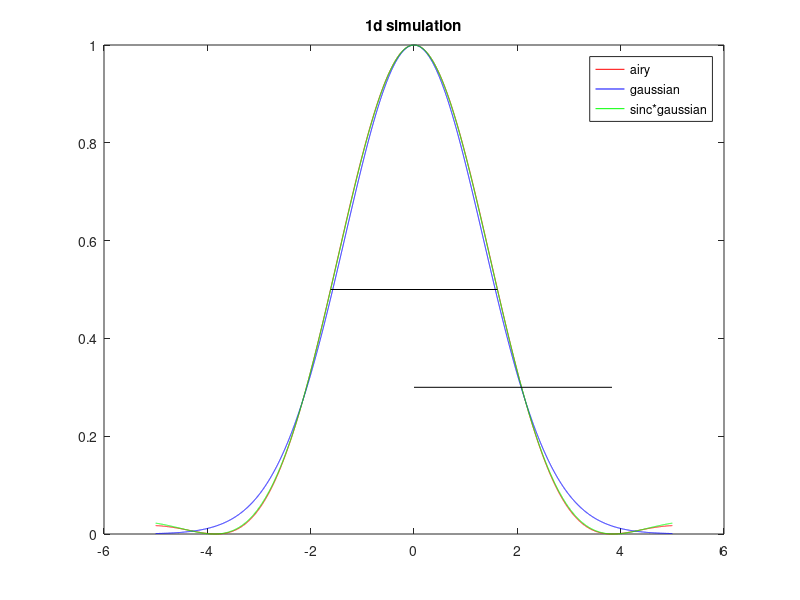
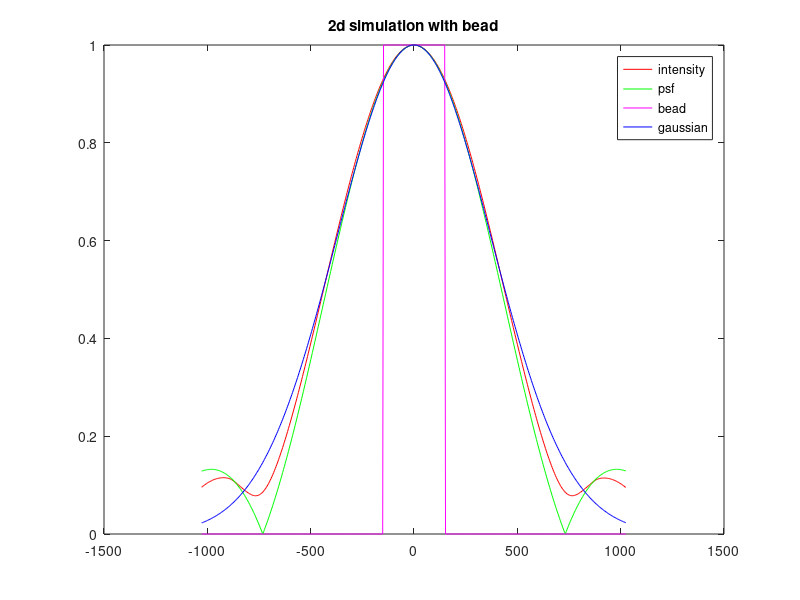
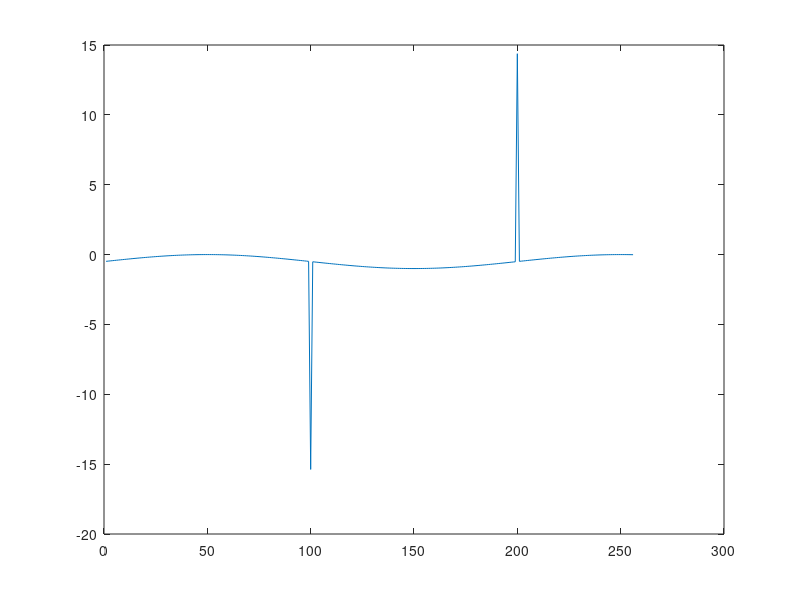

MATLAB code for these plots, in order:
% Fit a Gaussian function to an airy pattern
%
% 
clear all

lambda = 600;
NA = 1.;


%% What is the relationshop between the std of a gaussian and the rayleight criterion
%
% Fit a Gaussian to an Airy function
disp('*** Rayleigh and Gaussian STD ***');
r = linspace(-5,5,10000);
% define functions
airy = @(x) (2*real(besselj(1,x))./x).^2;
gauss = @(p,x) (exp(-.5*(x/p(1)).^2));
cosexp = @(p,x) 0.5*(1+cos(2*pi*x/p(1))).*exp(-.5*(x/(p(2))).^2);
if ~exist('OCTAVE_VERSION','var')
     nonlin_curvefit = @(a,b,c,d) lsqcurvefit(a,b,c,d,[],[],optimset('display','off'));     
   
end
localmin = @(x,y) x( y<circshift(y,-1) & y<circshift(y,1) );

% Estimate the standard devition of the matching Gaussian by fitting a Gaussian 
% to an Airy pattern
sigma = nonlin_curvefit(gauss, 1, r, airy(r));

% Estimate the standard devition of the matching Sinc exp by fitting it 
% to an Airy pattern
a = nonlin_curvefit(cosexp, [8;pi/sqrt(2)], r, airy(r));

% Find the value of the 1st zeros of the Airy function
z = localmin(r,airy(r));
z = min(z(z>0));
fwhm = (max(r(airy(r)>=.5))-min(r(airy(r)>.5)));
fprintf('Airy FWHM %.2fnm (%.4f lambda/NA)\n', fwhm * lambda / (2*pi*NA), round(fwhm / (2*pi)*1000)/1000);
fprintf('Rayleigh %.2fnm (%.4f lambda/NA)\n',z * lambda / (2*pi*NA), round(z / (2*pi)*1000)/1000);
fprintf('Gaussian std %.2fnm (%f lambda/NA)\n', sigma * lambda / (2*pi*NA), sigma / (2*pi));
fprintf('cos exp [%.2fnm %.2fnm]\n', a * lambda / (2*pi*NA));

fprintf('ratio FWHM/std %f\n', fwhm / sigma);
fprintf('ratio rayleigh/std %f\n', z / sigma);
% Plot the 3 functions
figure(1);
plot(r,airy(r),'r');
hold on;
plot(r,gauss(sigma,r),'b');
hold on
plot(r,cosexp(a,r),'g');
plot([-fwhm/2 fwhm/2],[0.5,0.5],'k');
plot([0 z],[0.3,0.3],'k');
hold off
legend('airy','gaussian','sinc*gaussian')
title('1d simulation');

%% How does a Gaussian fit is influence by the size of the bead
%
figure(2);
disp('*** Bead size and Gaussian PSF fit ***');

% Convolve a 2D bead with a 2D airy pattern
% fit a gaussian function and compare to a prediction
px = 4;
N = 512;
d = 300;
vals = ((-N/2-1):N/2)*px+.5;
[x,y] = meshgrid(vals,vals);
D = double(sqrt(x.^2+y.^2) < d/2);
H = airy(sqrt(x.^2+y.^2)/lambda * (pi*NA));
%I = fftshift(real(ifft2(fft2(D).*fft2(H))));
I = conv2(H,D,'same');
I = I ./ max(I(:));
sigmab = nonlin_curvefit(gauss, 500, vals, I(256,:));
sigmap = sqrt((sigma * lambda / (pi*NA))^2 + (d/4).^2);
%a = sigma * lambda / (pi*NA);
%b = d/4;
%sigmap = sqrt(a^2*b^2/(a^2-b^2));
fprintf('Gaussian fit std %f\n', sigmab);
fprintf('Gaussian est std %f\n', sigmap);
fprintf('Relative error %.2f%%\n', (sigmap-sigmab)/(sigmab) * 100);
plot(x(256,:),sqrt(I(256,:)),'r');
hold on;
plot(x(256,:),sqrt(H(256,:)),'g');
plot(x(256,:),sqrt(D(256,:)),'m');
plot(vals,sqrt(gauss(sigmab,vals)),'b');
hold off
legend('intensity','psf','bead','gaussian')
title('2d simulation with bead')



%% What percentage of modulation corresponds to the Rayleigh criterion
%
% use the MTF to compute the modulation amplitude corresponding to the Rayleigh
% and FWHM criterion
% 
% Use coltman formula for the CTF
disp('*** MTF, Rayleight and FWHM ***');
figure(3);
otf = @(v) 2 / pi * real(acos(abs(v)) - abs(v) .* sqrt(max(0,1-v.^2)));
ctf = @(v) 4 / pi * (otf(v)-otf(3*v)/3+otf(5*v)/5-otf(7*v)/7+otf(9*v)/9-otf(11*v)/11+otf(13*v)/13-otf(15*v)/15+otf(17*v)/17);
k = linspace(0,1);
plot(k,otf(k),'linewidth',2);
hold on
plot(k,ctf(k),'m','linewidth',2);
plot(k,1-k/.8,'g','linewidth',2);
plot(k,1-k,'g','linewidth',2);
k1 = 0.5/0.52;
plot([0 k1 k1],[otf(k1), otf(k1) 0],'r','linewidth',2);
k2 = 0.5/0.61;
plot([0 k2 k2],[otf(k2), otf(k2) 0],'r','linewidth',2);
hold off;
grid on
axis([0 1 0 1])
title('MTF, CTF, Rayleigh and FWHM')
legend('MTF','CTF','1-k')
fprintf('modulation amplitude at the fwhm crit.     : %f%%\n',otf(k1)*100)
fprintf('modulation amplitude at the rayleigh crit. : %f%%\n',otf(k2)*100)


% 
px = 100;
N = 512;
d = 100;
vals = ((-N/2-1):N/2)*px+.5;
[x,y] = meshgrid(vals,vals);
H = airy(sqrt(x.^2+y.^2)/lambda * (pi*NA));
H = H/sum(H(:));

clear c
for f=1:256
%D = double(mod(x/p,1)<0.5); 
D = 0.5*sin(2*pi*f*x/px);
I = fftshift(real(ifft2(fft2(D).*fft2(H))));
%I = conv2(D,H,'same');
%I = I(N/4:3*N/4,N/4:3*N/4);
%plot(D(N/2,:)); hold on; plot(I(N/2,:),'r');hold off; drawnow
c(f) = max(I(:))-min(I(:)) / (max(I(:))+min(I(:)));
end
plot(c)

